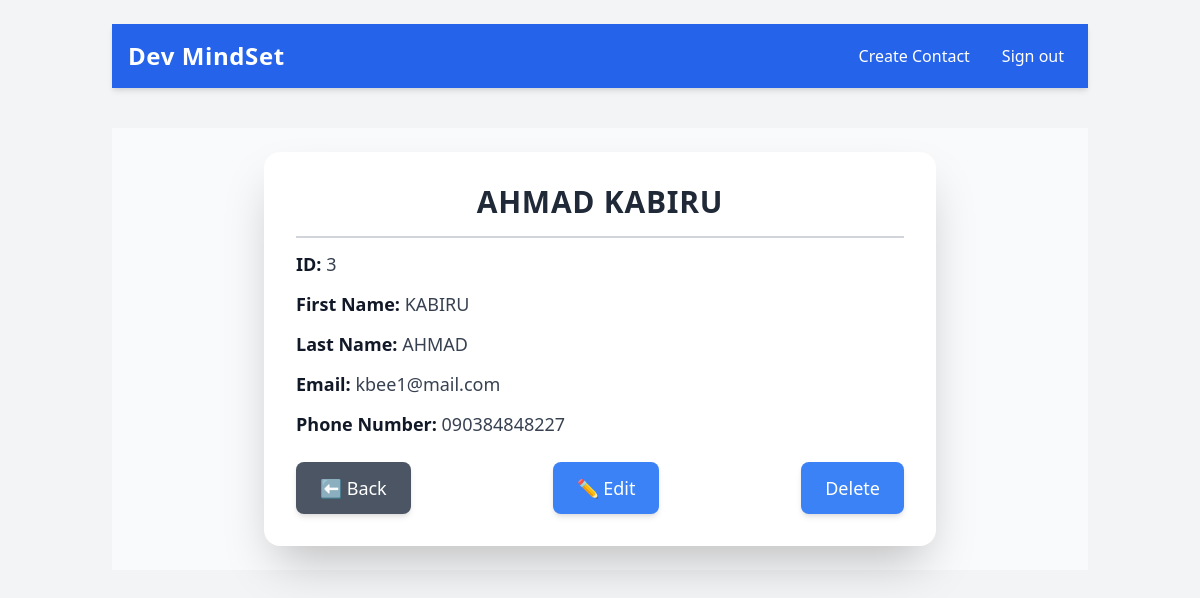
/record/3/ (signed in), run on the app's committed database.
### pages/models.py (models this page shows)
class Record(models.Model):
    creation_date =models.DateTimeField(auto_now_add=True)
    first_name = models.CharField(max_length=100)
    last_name =models.CharField(max_length=100)
    email= models.CharField(max_length=50)
    phone_number = models.CharField(max_length=12)

### pages/views.py (the view)
# urls.py: path('record/<int:pk>/', views.singular_contact, name='record'),
@login_required(login_url='my-login')
def singular_contact(request, pk):
    all_records = Record.objects.get(id=pk)
    context= {'record': all_records}
    return render(request, "pages/view-contact.html", context =context)

### pages/templates/pages/view-contact.html
{% extends 'pages/base.html' %}
{% block content %}
{% include 'pages/navbar.html' %}
<div class="flex justify-center items-start bg-gray-50 px-4 py-6">
    <div class="bg-white shadow-2xl rounded-2xl p-8 w-full max-w-2xl ">
        <h2 class="text-3xl font-extrabold text-gray-800 text-center mb-4 uppercase tracking-wide">
            {{ record.last_name }} {{ record.first_name }}
        </h2>
        <div class="border-b-2 border-gray-300 mb-3"></div>
        <div class="space-y-3 text-lg">
            <p class="text-gray-700"><strong class="text-gray-900">ID:</strong> {{ record.id }}</p>
            <p class="text-gray-700"><strong class="text-gray-900">First Name:</strong> {{ record.first_name|upper }}</p>
            <p class="text-gray-700"><strong class="text-gray-900">Last Name:</strong> {{ record.last_name|upper }}</p>
            <p class="text-gray-700"><strong class="text-gray-900">Email:</strong> {{ record.email }}</p>
            <p class="text-gray-700"><strong class="text-gray-900">Phone Number:</strong> {{ record.phone_number }}</p>
        </div>
        <div class="mt-6 flex justify-between">
            <a href="{% url 'dashboard' %}" class="bg-gray-600 text-white px-6 py-3 rounded-lg hover:bg-gray-700 transition duration-300 text-lg shadow-md">
                ⬅ Back
            </a>
            <a href="{% url 'update-contact' record.id %}" class="bg-blue-500 text-white px-6 py-3 rounded-lg hover:bg-blue-600 transition duration-300 text-lg shadow-md">
                ✏ Edit
            </a>
            <a href="{% url 'delete-contact' record.id %}" class="bg-blue-500 text-white px-6 py-3 rounded-lg hover:bg-blue-600 transition duration-300 text-lg shadow-md">
             Delete
            </a>
        </div>
    </div>
</div>
{% endblock %}

### data on the page
Record: last_name "AHMAD", first_name "KABIRU", id "3", email "kbee1@mail.com", phone_number "090384848227"
